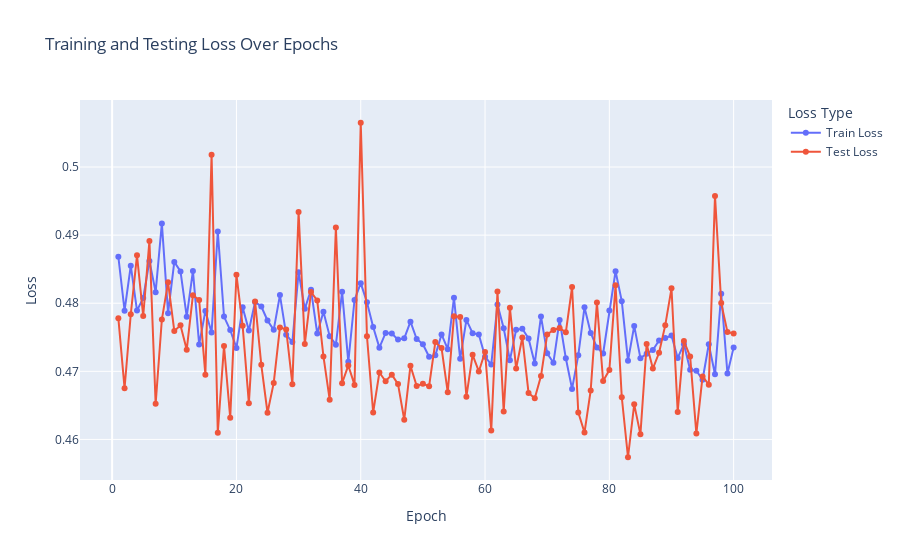

Write notebook code for a chart like this one.
### Code cell
import torch
import plotly.graph_objects as go
import plotly.offline as pyo
from tqdm import tqdm

train_losses = []
test_losses = []

best_test_loss = float('inf')

for epoch in range(epochs):
    core_model.train()
    total_train_loss = 0.0
    total_test_loss = 0.0

    for inputs, labels in tqdm(train_dataloader, desc=f"Epoch {epoch + 1}/{epochs} - Training", leave=False):
        inputs, labels = inputs.to(device), labels.to(device)
        optimizer.zero_grad()
        outputs = core_model(inputs)
        loss = criterion(outputs, labels)
        loss.backward()
        optimizer.step()
        total_train_loss += loss.item()
    core_model.eval() 
    with torch.no_grad():
        for inputs, labels in tqdm(test_dataloader, leave=False):
            inputs, labels = inputs.to(device), labels.to(device)
            outputs = core_model(inputs)
            loss = criterion(outputs, labels)
            total_test_loss += loss.item()

    average_train_loss = total_train_loss / len(train_dataloader)
    average_test_loss = total_test_loss / len(test_dataloader)
    train_losses.append(average_train_loss)
    test_losses.append(average_test_loss)
    if average_test_loss < best_test_loss:
        best_test_loss = average_test_loss
        torch.save(core_model.state_dict(), 'best_model.pth')


    #print(f"Epoch [{epoch + 1}/{epochs}] - Train Loss: {average_train_loss:.4f}, Test Loss: {average_test_loss:.4f}")
fig = go.Figure()
fig.add_trace(go.Scatter(x=list(range(1, epochs+1)), y=train_losses, mode='lines+markers', name='Train Loss'))
fig.add_trace(go.Scatter(x=list(range(1, epochs+1)), y=test_losses, mode='lines+markers', name='Test Loss'))
fig.update_layout(title='Training and Testing Loss Over Epochs', xaxis_title='Epoch', yaxis_title='Loss', legend_title='Loss Type')
pyo.iplot(fig)

### Figure 1 — Plotly figure (JSON) as saved in the notebook; plotly's stock layout.template omitted (floating-point values rounded to 4 significant figures)
{"data": [{"mode": "lines+markers", "name": "Train Loss", "type": "scatter", "x": [1, 2, 3, 4, 5, 6, 7, 8, 9, 10, 11, 12, 13, 14, 15, 16, 17, 18, 19, 20, 21, 22, 23, 24, 25, 26, 27, 28, 29, 30, 31, 32, 33, 34, 35, 36, 37, 38, 39, 40, 41, 42, 43, 44, 45, 46, 47, 48, 49, 50, 51, 52, 53, 54, 55, 56, 57, 58, 59, 60, 61, 62, 63, 64, 65, 66, 67, 68, 69, 70, 71, 72, 73, 74, 75, 76, 77, 78, 79, 80, 81, 82, 83, 84, 85, 86, 87, 88, 89, 90, 91, 92, 93, 94, 95, 96, 97, 98, 99, 100], "y": [0.4868, 0.4789, 0.4855, 0.4789, 0.4808, 0.4862, 0.4816, 0.4917, 0.4785, 0.4861, 0.4847, 0.478, 0.4848, 0.474, 0.4788, 0.4757, 0.4905, 0.478, 0.4761, 0.4734, 0.4794, 0.476, 0.4802, 0.4795, 0.4775, 0.4761, 0.4812, 0.4754, 0.4743, 0.4846, 0.4792, 0.482, 0.4756, 0.4788, 0.4752, 0.4739, 0.4817, 0.4714, 0.4805, 0.4829, 0.4801, 0.4765, 0.4735, 0.4756, 0.4756, 0.4747, 0.4748, 0.4773, 0.4747, 0.474, 0.4721, 0.4723, 0.4754, 0.4733, 0.4808, 0.4718, 0.4775, 0.4756, 0.4754, 0.4722, 0.471, 0.4798, 0.4763, 0.4716, 0.4761, 0.4762, 0.4748, 0.4712, 0.4781, 0.4726, 0.4713, 0.4775, 0.4719, 0.4674, 0.4723, 0.4794, 0.4756, 0.4735, 0.4726, 0.4789, 0.4847, 0.4803, 0.4716, 0.4767, 0.4719, 0.4726, 0.4731, 0.4745, 0.4749, 0.4753, 0.472, 0.474, 0.4702, 0.4701, 0.4688, 0.474, 0.4696, 0.4814, 0.4697, 0.4735]}, {"mode": "lines+markers", "name": "Test Loss", "type": "scatter", "x": [1, 2, 3, 4, 5, 6, 7, 8, 9, 10, 11, 12, 13, 14, 15, 16, 17, 18, 19, 20, 21, 22, 23, 24, 25, 26, 27, 28, 29, 30, 31, 32, 33, 34, 35, 36, 37, 38, 39, 40, 41, 42, 43, 44, 45, 46, 47, 48, 49, 50, 51, 52, 53, 54, 55, 56, 57, 58, 59, 60, 61, 62, 63, 64, 65, 66, 67, 68, 69, 70, 71, 72, 73, 74, 75, 76, 77, 78, 79, 80, 81, 82, 83, 84, 85, 86, 87, 88, 89, 90, 91, 92, 93, 94, 95, 96, 97, 98, 99, 100], "y": [0.4778, 0.4675, 0.4784, 0.487, 0.4781, 0.4892, 0.4652, 0.4776, 0.4831, 0.4759, 0.4768, 0.4732, 0.4812, 0.4805, 0.4695, 0.5018, 0.461, 0.4737, 0.4632, 0.4842, 0.4767, 0.4653, 0.4803, 0.471, 0.4639, 0.4683, 0.4765, 0.4762, 0.4681, 0.4934, 0.474, 0.4816, 0.4804, 0.4722, 0.4658, 0.4911, 0.4682, 0.4709, 0.468, 0.5065, 0.4751, 0.464, 0.4698, 0.4685, 0.4695, 0.4681, 0.4629, 0.4708, 0.4678, 0.4682, 0.4678, 0.4743, 0.4734, 0.4669, 0.4781, 0.478, 0.4663, 0.4724, 0.47, 0.4728, 0.4613, 0.4817, 0.4641, 0.4793, 0.4704, 0.475, 0.4668, 0.4661, 0.4693, 0.4754, 0.4761, 0.4763, 0.4757, 0.4824, 0.464, 0.461, 0.4672, 0.4801, 0.4686, 0.4702, 0.4826, 0.4662, 0.4574, 0.4652, 0.4607, 0.474, 0.4704, 0.4727, 0.4768, 0.4822, 0.464, 0.4744, 0.4722, 0.4609, 0.4693, 0.468, 0.4958, 0.48, 0.4758, 0.4756]}], "layout": {"legend": {"title": {"text": "Loss Type"}}, "title": {"text": "Training and Testing Loss Over Epochs"}, "xaxis": {"title": {"text": "Epoch"}}, "yaxis": {"title": {"text": "Loss"}}}}
